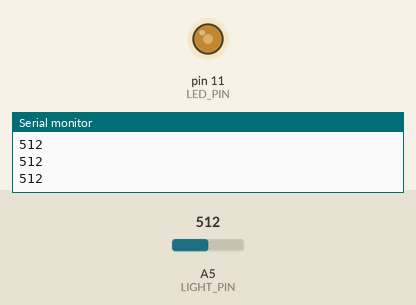
The sketch below on a simulated Arduino Uno, built with avr-gcc and run on an emulated ATmega328P. Shown: output pins drawn as LEDs (lit = HIGH), the last lines printed to the serial monitor. Inputs (shaded band) come from the test bench; at power-on: A5 (LIGHT_PIN) = 512.

Above: at 1.2 s.
1.3 s: A5 (LIGHT_PIN) set to 716
At 2.3 s:
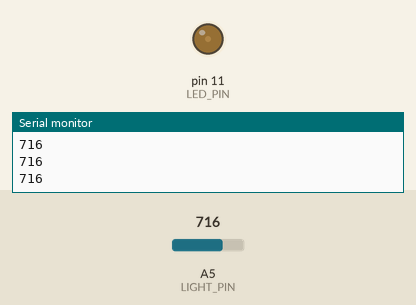
2.8 s: A5 (LIGHT_PIN) set to 900
At 3.8 s:
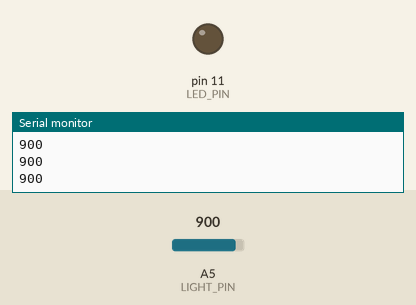
4.3 s: A5 (LIGHT_PIN) set to 806
5.8 s: A5 (LIGHT_PIN) set to 789
At 6.9 s:
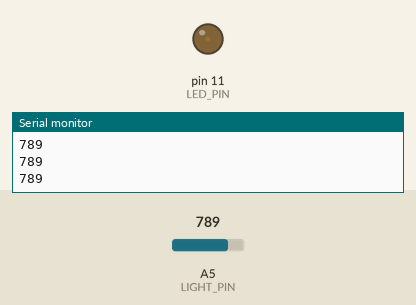
7.3 s: A5 (LIGHT_PIN) set to 306
At 7.8 s:
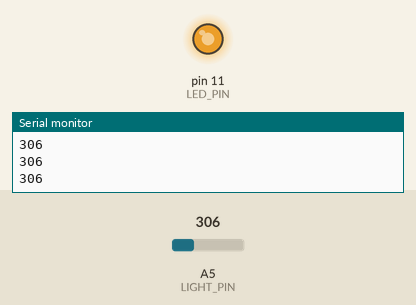
8.8 s: A5 (LIGHT_PIN) set to 511
At 9.3 s:
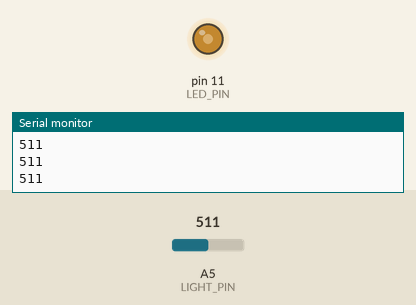
Timing chart, 0 to 11.3 s (numbered marks = the images above; inputs shaded):
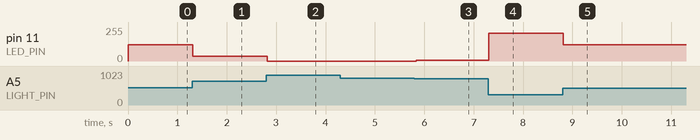

Measured:
- after the input at 1.3 s, pin 11 (LED_PIN): 122/255 → 35/255 at once
- after the input at 2.8 s, pin 11 (LED_PIN): 35/255 → 0/255 at once
- after the input at 5.8 s, pin 11 (LED_PIN): 0/255 → 4/255 at once
- after the input at 7.3 s, pin 11 (LED_PIN): 4/255 → 209/255 at once
- after the input at 8.8 s, pin 11 (LED_PIN): 209/255 → 122/255 at once

The sketch:

auto_brightness.ino
```cpp
int LED_PIN   = 11;
int LIGHT_PIN = A5;
int LO        = 200;  // your dark reading from light_sensor_read
int HI        = 800;  // your bright reading from light_sensor_read

void setup() {
  pinMode(LED_PIN, OUTPUT);
  Serial.begin(9600);
}

void loop() {
  int light      = analogRead(LIGHT_PIN);
  Serial.println(light);
  int brightness = map(light, HI, LO, 0, 255);
  brightness     = constrain(brightness, 0, 255);

  analogWrite(LED_PIN, brightness);
  delay(50);
}
```
